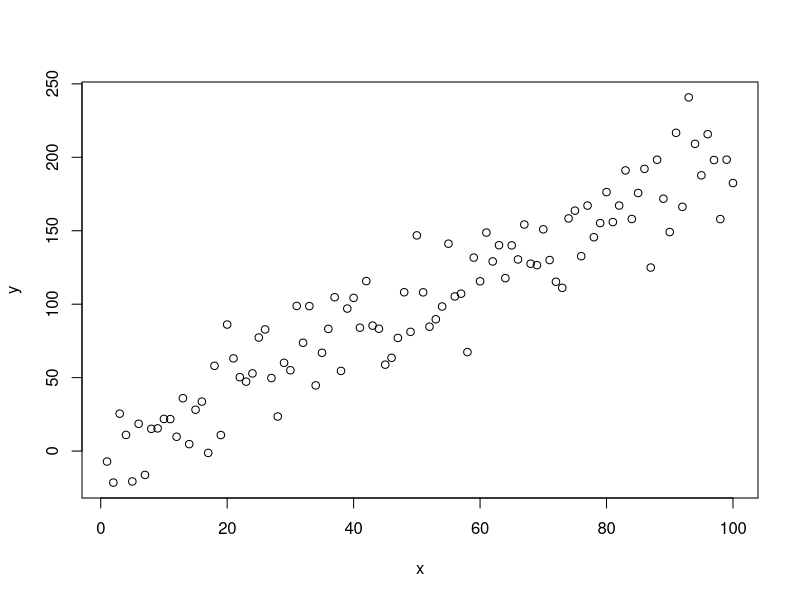
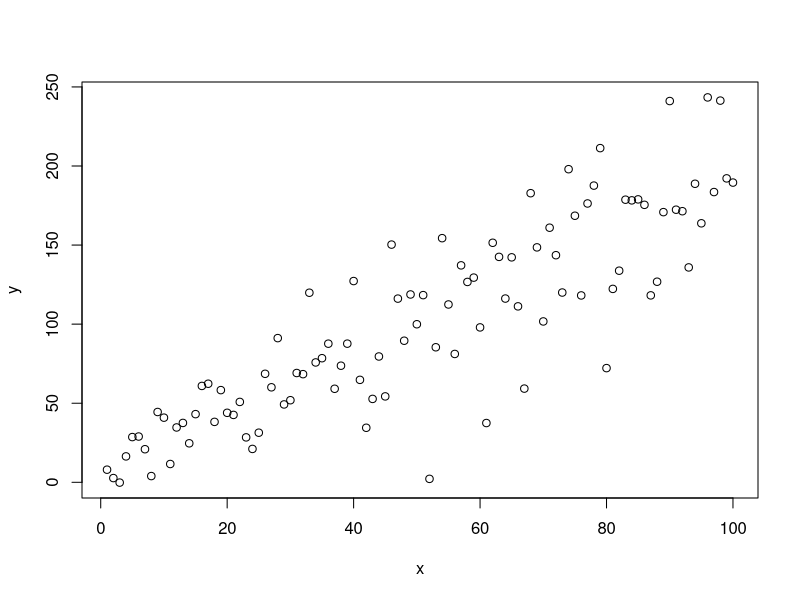

The R source for these figures, in order:
## ---- chunk 1
knitr::opts_chunk$set(echo = TRUE)
## ---- chunk 2
x = seq(1,100,length.out = 100)
y = 2 + 2 * x + rnorm(100,0,20)
plot(y~x)
## ---- chunk 3
x = seq(1,100,length.out = 100)
y = 2 + 2 * x + rnorm(100,0,sqrt(20*x^1))
plot(y~x)
dat = data.frame(x,y)
## ---- chunk 4
library(nlme)
gls.1 = gls(y~x, data=dat,method="ML")
summary(gls.1)
# to specify the variance as a function of x we can use different functions
# (see chapter 4 of Zuur for details) or see ?varClasses
gls.2 = gls(y~x, weights=varPower(form=~x), data=dat,method="ML")
summary(gls.2)
AIC(gls.1,gls.2)
## ---- chunk 5
x = rnorm(50000,2,4)

optim.norm = function(pars,x){
  mean = pars[1]
  sd = pars[2]
  nll = -sum(dnorm(x,mean,sd,log=T))
}

par=c(mean=1,sd=2)
opt1 = optim(par,optim.norm,x=x)


var.ml = (opt1$par[2])^2
sum((x-mean(x))^2)/length(x)

sum((x-mean(x))^2)/(length(x)-1)
var(x)

(var.ml-var(x))/var(x)*100


